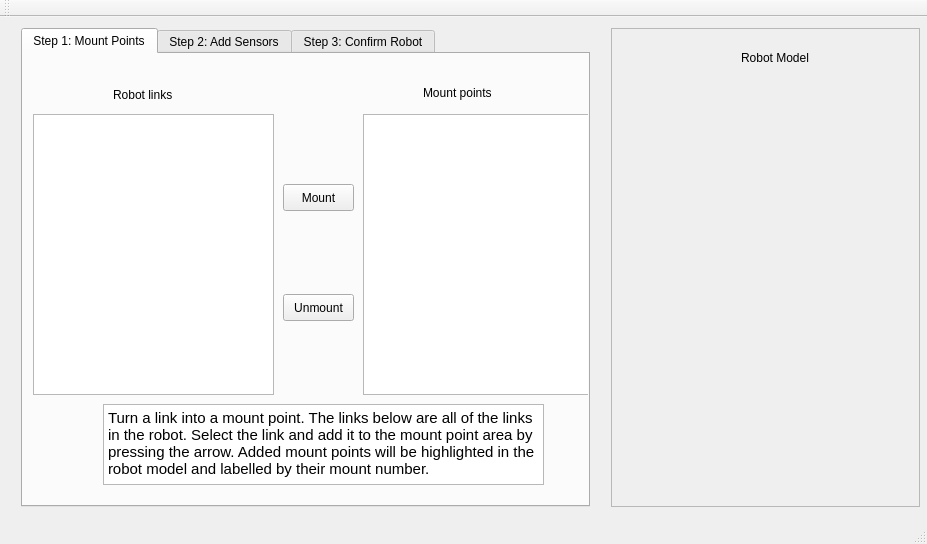
<?xml version="1.0" encoding="UTF-8"?>
<ui version="4.0">
 <class>MainWindow</class>
 <widget class="QMainWindow" name="MainWindow">
  <property name="geometry">
   <rect>
    <x>0</x>
    <y>0</y>
    <width>927</width>
    <height>544</height>
   </rect>
  </property>
  <property name="windowTitle">
   <string>MainWindow</string>
  </property>
  <widget class="QWidget" name="centralWidget">
   <widget class="QWidget" name="horizontalLayoutWidget">
    <property name="geometry">
     <rect>
      <x>10</x>
      <y>0</y>
      <width>591</width>
      <height>501</height>
     </rect>
    </property>
    <layout class="QHBoxLayout" name="horizontalLayout">
     <item>
      <widget class="QTabWidget" name="tabWidget">
       <property name="enabled">
        <bool>true</bool>
       </property>
       <property name="layoutDirection">
        <enum>Qt::LeftToRight</enum>
       </property>
       <property name="tabPosition">
        <enum>QTabWidget::North</enum>
       </property>
       <property name="tabShape">
        <enum>QTabWidget::Rounded</enum>
       </property>
       <property name="currentIndex">
        <number>3</number>
       </property>
       <property name="movable">
        <bool>false</bool>
       </property>
       <widget class="QWidget" name="mount_points_tab">
        <attribute name="title">
         <string>Step 1: Mount Points</string>
        </attribute>
        <widget class="QTextBrowser" name="textBrowser">
         <property name="geometry">
          <rect>
           <x>80</x>
           <y>350</y>
           <width>441</width>
           <height>81</height>
          </rect>
         </property>
         <property name="html">
          <string>&lt;!DOCTYPE HTML PUBLIC &quot;-//W3C//DTD HTML 4.0//EN&quot; &quot;http://www.w3.org/TR/REC-html40/strict.dtd&quot;&gt;
&lt;html&gt;&lt;head&gt;&lt;meta name=&quot;qrichtext&quot; content=&quot;1&quot; /&gt;&lt;style type=&quot;text/css&quot;&gt;
p, li { white-space: pre-wrap; }
&lt;/style&gt;&lt;/head&gt;&lt;body style=&quot; font-family:'Ubuntu'; font-size:11pt; font-weight:400; font-style:normal;&quot;&gt;
&lt;p style=&quot; margin-top:0px; margin-bottom:0px; margin-left:0px; margin-right:0px; -qt-block-indent:0; text-indent:0px;&quot;&gt;Turn a link into a mount point. The links below are all of the links in the robot. Select the link and add it to the mount point area by pressing the arrow. Added mount points will be highlighted in the robot model and labelled by their mount number. &lt;/p&gt;&lt;/body&gt;&lt;/html&gt;</string>
         </property>
        </widget>
        <widget class="QListView" name="listView_3">
         <property name="geometry">
          <rect>
           <x>340</x>
           <y>60</y>
           <width>231</width>
           <height>281</height>
          </rect>
         </property>
        </widget>
        <widget class="QLabel" name="label_3">
         <property name="geometry">
          <rect>
           <x>400</x>
           <y>30</y>
           <width>161</width>
           <height>17</height>
          </rect>
         </property>
         <property name="text">
          <string>Mount points</string>
         </property>
        </widget>
        <widget class="QPushButton" name="pushButton">
         <property name="geometry">
          <rect>
           <x>260</x>
           <y>130</y>
           <width>71</width>
           <height>27</height>
          </rect>
         </property>
         <property name="text">
          <string>Mount</string>
         </property>
        </widget>
        <widget class="QPushButton" name="pushButton_2">
         <property name="geometry">
          <rect>
           <x>260</x>
           <y>240</y>
           <width>71</width>
           <height>27</height>
          </rect>
         </property>
         <property name="text">
          <string>Unmount</string>
         </property>
        </widget>
        <widget class="QTreeView" name="treeView">
         <property name="geometry">
          <rect>
           <x>10</x>
           <y>60</y>
           <width>241</width>
           <height>281</height>
          </rect>
         </property>
        </widget>
        <widget class="QLabel" name="label_2">
         <property name="geometry">
          <rect>
           <x>90</x>
           <y>30</y>
           <width>141</width>
           <height>21</height>
          </rect>
         </property>
         <property name="text">
          <string>Robot links</string>
         </property>
        </widget>
       </widget>
       <widget class="QWidget" name="tab_2">
        <attribute name="title">
         <string>Step 2: Add Sensors</string>
        </attribute>
        <widget class="QLabel" name="label_4">
         <property name="geometry">
          <rect>
           <x>10</x>
           <y>10</y>
           <width>161</width>
           <height>17</height>
          </rect>
         </property>
         <property name="text">
          <string>Add Sensors via URDF</string>
         </property>
        </widget>
        <widget class="QPushButton" name="pushButton_3">
         <property name="geometry">
          <rect>
           <x>170</x>
           <y>30</y>
           <width>98</width>
           <height>27</height>
          </rect>
         </property>
         <property name="text">
          <string>Browse</string>
         </property>
        </widget>
        <widget class="QLineEdit" name="lineEdit">
         <property name="geometry">
          <rect>
           <x>10</x>
           <y>30</y>
           <width>151</width>
           <height>27</height>
          </rect>
         </property>
         <property name="text">
          <string/>
         </property>
        </widget>
        <widget class="QTextBrowser" name="textBrowser_2">
         <property name="geometry">
          <rect>
           <x>90</x>
           <y>360</y>
           <width>421</width>
           <height>61</height>
          </rect>
         </property>
         <property name="html">
          <string>&lt;!DOCTYPE HTML PUBLIC &quot;-//W3C//DTD HTML 4.0//EN&quot; &quot;http://www.w3.org/TR/REC-html40/strict.dtd&quot;&gt;
&lt;html&gt;&lt;head&gt;&lt;meta name=&quot;qrichtext&quot; content=&quot;1&quot; /&gt;&lt;style type=&quot;text/css&quot;&gt;
p, li { white-space: pre-wrap; }
&lt;/style&gt;&lt;/head&gt;&lt;body style=&quot; font-family:'Ubuntu'; font-size:11pt; font-weight:400; font-style:normal;&quot;&gt;
&lt;p style=&quot; margin-top:0px; margin-bottom:0px; margin-left:0px; margin-right:0px; -qt-block-indent:0; text-indent:0px;&quot;&gt;Adding Sensors: first find all the URDF/Xacro files for all of the sensors you wish to add to the robot. Then, attach the sensors to the mount points.&lt;/p&gt;&lt;/body&gt;&lt;/html&gt;</string>
         </property>
        </widget>
        <widget class="QListView" name="listView_2">
         <property name="geometry">
          <rect>
           <x>10</x>
           <y>100</y>
           <width>231</width>
           <height>251</height>
          </rect>
         </property>
        </widget>
        <widget class="QLabel" name="label_5">
         <property name="geometry">
          <rect>
           <x>10</x>
           <y>80</y>
           <width>191</width>
           <height>17</height>
          </rect>
         </property>
         <property name="text">
          <string>Loaded sensors</string>
         </property>
        </widget>
        <widget class="QTableWidget" name="tableWidget">
         <property name="geometry">
          <rect>
           <x>370</x>
           <y>100</y>
           <width>201</width>
           <height>251</height>
          </rect>
         </property>
         <property name="maximumSize">
          <size>
           <width>261</width>
           <height>16777215</height>
          </size>
         </property>
         <attribute name="verticalHeaderDefaultSectionSize">
          <number>30</number>
         </attribute>
         <column>
          <property name="text">
           <string>Sensor</string>
          </property>
          <property name="textAlignment">
           <set>AlignHCenter|AlignVCenter|AlignCenter</set>
          </property>
         </column>
         <column>
          <property name="text">
           <string>Mount</string>
          </property>
         </column>
        </widget>
        <widget class="QPushButton" name="pushButton_4">
         <property name="geometry">
          <rect>
           <x>260</x>
           <y>180</y>
           <width>98</width>
           <height>27</height>
          </rect>
         </property>
         <property name="text">
          <string>Set Mount </string>
         </property>
        </widget>
        <widget class="QPushButton" name="pushButton_5">
         <property name="geometry">
          <rect>
           <x>260</x>
           <y>250</y>
           <width>98</width>
           <height>27</height>
          </rect>
         </property>
         <property name="text">
          <string>Unmount</string>
         </property>
        </widget>
       </widget>
       <widget class="QWidget" name="tab">
        <attribute name="title">
         <string>Step 3: Confirm Robot</string>
        </attribute>
        <widget class="QTextBrowser" name="textBrowser_3">
         <property name="geometry">
          <rect>
           <x>50</x>
           <y>330</y>
           <width>411</width>
           <height>101</height>
          </rect>
         </property>
         <property name="html">
          <string>&lt;!DOCTYPE HTML PUBLIC &quot;-//W3C//DTD HTML 4.0//EN&quot; &quot;http://www.w3.org/TR/REC-html40/strict.dtd&quot;&gt;
&lt;html&gt;&lt;head&gt;&lt;meta name=&quot;qrichtext&quot; content=&quot;1&quot; /&gt;&lt;style type=&quot;text/css&quot;&gt;
p, li { white-space: pre-wrap; }
&lt;/style&gt;&lt;/head&gt;&lt;body style=&quot; font-family:'Ubuntu'; font-size:11pt; font-weight:400; font-style:normal;&quot;&gt;
&lt;p style=&quot; margin-top:0px; margin-bottom:0px; margin-left:0px; margin-right:0px; -qt-block-indent:0; text-indent:0px;&quot;&gt;Confirm that your robot has the sensors mounted correctly. The red highlights show the mount points, and their respective URDF sensors are mounted to them. When you are sure that this is the robot you want, export the robot description!&lt;/p&gt;&lt;/body&gt;&lt;/html&gt;</string>
         </property>
        </widget>
        <widget class="QPushButton" name="pushButton_7">
         <property name="geometry">
          <rect>
           <x>180</x>
           <y>180</y>
           <width>241</width>
           <height>27</height>
          </rect>
         </property>
         <property name="text">
          <string>Export Robot Description</string>
         </property>
        </widget>
        <widget class="QPushButton" name="pushButton_8">
         <property name="geometry">
          <rect>
           <x>510</x>
           <y>400</y>
           <width>71</width>
           <height>27</height>
          </rect>
         </property>
         <property name="text">
          <string>Exit</string>
         </property>
        </widget>
       </widget>
      </widget>
     </item>
    </layout>
   </widget>
   <widget class="QWidget" name="horizontalLayoutWidget_2">
    <property name="geometry">
     <rect>
      <x>600</x>
      <y>0</y>
      <width>331</width>
      <height>501</height>
     </rect>
    </property>
    <layout class="QHBoxLayout" name="horizontalLayout_2">
     <item>
      <widget class="QFrame" name="visualizationFrame">
       <property name="frameShape">
        <enum>QFrame::StyledPanel</enum>
       </property>
       <property name="frameShadow">
        <enum>QFrame::Raised</enum>
       </property>
       <widget class="QLabel" name="label">
        <property name="geometry">
         <rect>
          <x>130</x>
          <y>20</y>
          <width>251</width>
          <height>20</height>
         </rect>
        </property>
        <property name="text">
         <string>Robot Model</string>
        </property>
       </widget>
      </widget>
     </item>
    </layout>
   </widget>
  </widget>
  <widget class="QMenuBar" name="menuBar">
   <property name="geometry">
    <rect>
     <x>0</x>
     <y>0</y>
     <width>927</width>
     <height>25</height>
    </rect>
   </property>
  </widget>
  <widget class="QToolBar" name="mainToolBar">
   <attribute name="toolBarArea">
    <enum>TopToolBarArea</enum>
   </attribute>
   <attribute name="toolBarBreak">
    <bool>false</bool>
   </attribute>
  </widget>
  <widget class="QStatusBar" name="statusBar"/>
 </widget>
 <layoutdefault spacing="6" margin="11"/>
 <resources/>
 <connections/>
</ui>
